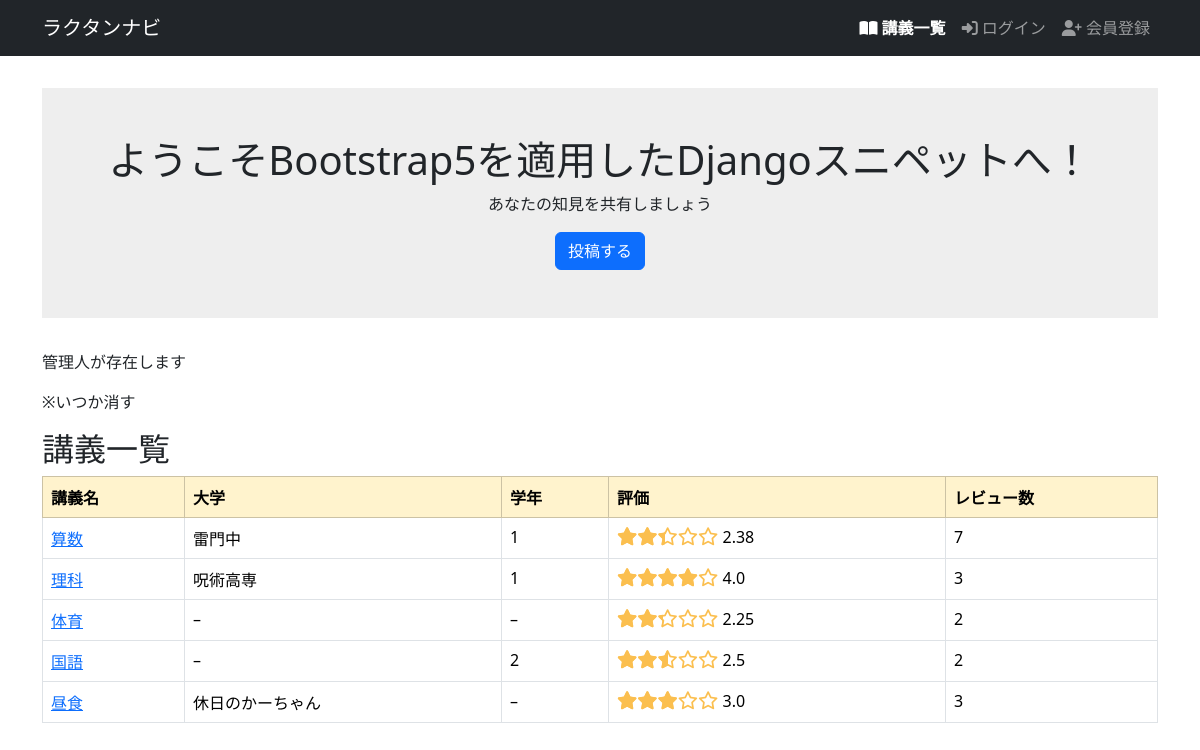
Before: / with the older database file.
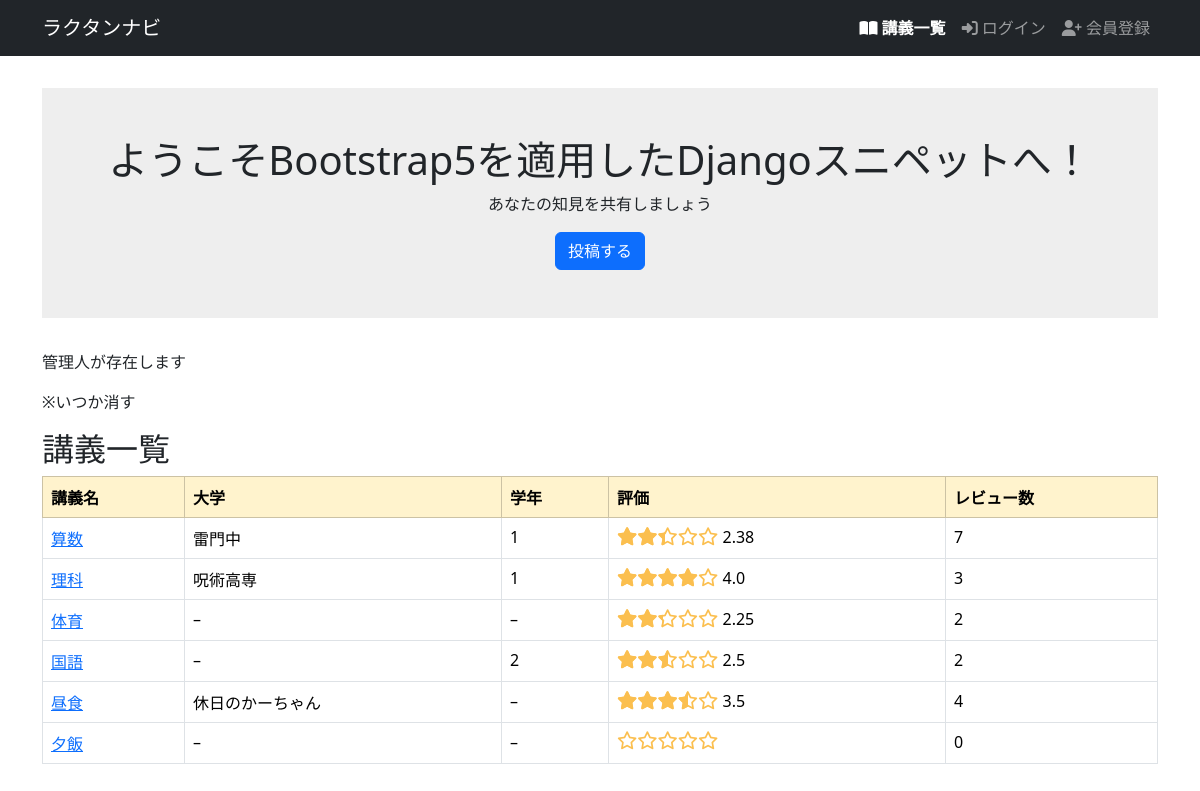
After: the same page with the newer database file.
### helloworld/models.py (models this page shows, shortened)
class Lecture(models.Model):
    name = models.CharField(max_length=128)
    body = models.TextField(null=True, blank=True)
    university = models.CharField(max_length=128, null=True, blank=True)
    school_year = models.IntegerField(null=True, blank=True)
    average_score = models.FloatField(null=True, blank=True)
    reviews_count = models.IntegerField(default=0, blank=True)

### helloworld/views.py (the view)
# urls.py: path('', top, name='top'),
def top(request):
    lectures = Lecture.objects.all()
    manager_exists = User.objects.filter(is_manager=True).exists()
    context = {
        'lectures': lectures,
        'manager_exists': manager_exists,
    }
    return render(request, 'snippets/top.html', context)

### helloworld/templatetags/star_filters.py (called while the page is built)
@register.filter
def rating_to_percent(value):
    try:
        return float(value) / 5 * 100
    except (ValueError, TypeError):
        return 0

### helloworld/templates/snippets/top.html
{% extends 'base.html' %}
{% block main %}
<div class="welcome">
    <h1 class="title">ようこそBootstrap5を適用したDjangoスニペットへ！</h1>
    <p class="subtitle">あなたの知見を共有しましょう</p>
    <a class="btn btn-primary" href="{% url 'snippet_new' %}">投稿する</a>
</div>
{% if lectures %}
{% if manager_exists %}
    <p>管理人が存在します</p>
    <p>※いつか消す</p>
{% else %}
    <p>管理人が存在しません</p>
    <a href="manager_signup">管理者ページ 新規登録</a>
{% endif %}
    <h2>講義一覧</h2>
    {% include 'lectures/_lectures_table.html' %}
{% else %}
<p>講義はまだ投稿されていません．</p>
{% endif %}
{% endblock %}

### helloworld/templates/snippets/lectures/_lectures_table.html
<table class="table table-hover table-bordered">
    <thead class="table table-warning">
        <tr>
            <th>講義名</th>
            <th>大学</th>
            <th>学年</th>
            <th>評価</th>
            <th>レビュー数</th>
        </tr>
    </thead>
    <tbody>
        {% for lecture in lectures %}
        <tr>
            <td>
                <a href="{% url 'lectures_show' lecture.id %}">{{ lecture.name }}</a>
            </td>
            <td>{{ lecture.university|default:"–" }}</td>
            <td>{{ lecture.school_year|default:"–" }}</td>
            <td>
                {% load star_filters %}
                <div class="star-rating">
                  <div class="star-rating-fill" style="width: {{ lecture.average_score|rating_to_percent }}%;"></div>
                </div>
                {{ lecture.average_score|default:"" }}
            </td>
            <td>{{ lecture.reviews_count }}</td>
        </tr>
        {% endfor %}
    </tbody>
</table>

Changed rows visible on the page:
changed Lecture "昼食": average_score "3.0" → "3.5"; reviews_count "3" → "4"
added Lecture: name "夕飯", university "–", school_year "–", reviews_count "0"
